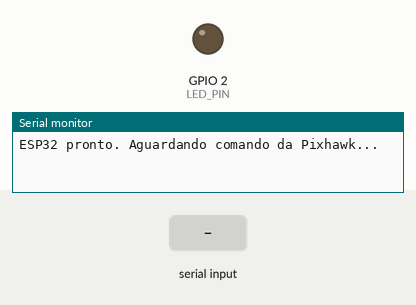
Simulated run of this sketch. Board: ESP32. Parts: output pins drawn as LEDs (lit = HIGH), the last lines printed to the serial monitor. The test bench sets the inputs (shaded band).

Above: at 1.2 s.
1.3 s: "B" received over the second serial link
At 1.4 s:
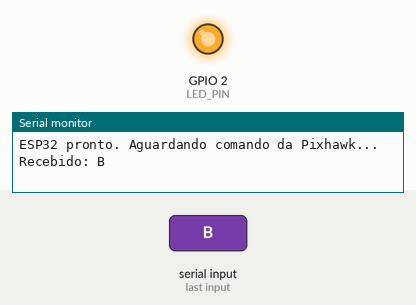
3.0 s: "1" received over the second serial link
Timing chart, 0 to 6.0 s (numbered marks = the images above; inputs shaded):
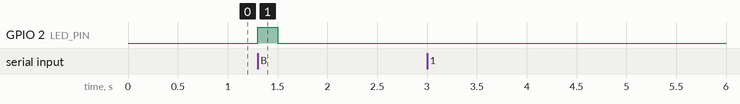

Measured:
- after the input at 1.3 s, GPIO 2 (LED_PIN): LOW → HIGH at once, → LOW 0.20 s later

The sketch:

Blink_Pixhawk.ino
```cpp
HardwareSerial PixhawkSerial(2);

#define RXD2 26
#define TXD2 27
#define LED_PIN 2

void setup() {
  pinMode(LED_PIN, OUTPUT);

  Serial.begin(115200); // USB para debug no PC

  PixhawkSerial.begin(  // Inicia a comunicação serial PixhawkSerial
    57600,              // velocidade de comunicação (baudrate) configurada no parâmetro SERIAL2_BAUD da Pixhawk
    SERIAL_8N1,         // formato dos dados seriais
    RXD2,               // pino RX
    TXD2                // Pino TX
  );

  Serial.println("ESP32 pronto. Aguardando comando da Pixhawk...");
}

void loop() {
  if (PixhawkSerial.available()) {
    char c = PixhawkSerial.read();

    Serial.print("Recebido: ");
    Serial.println(c);

    if (c == 'B') {
      digitalWrite(LED_PIN, HIGH);
      delay(200);
      digitalWrite(LED_PIN, LOW);
      delay(200);
    }
  }
}
```
